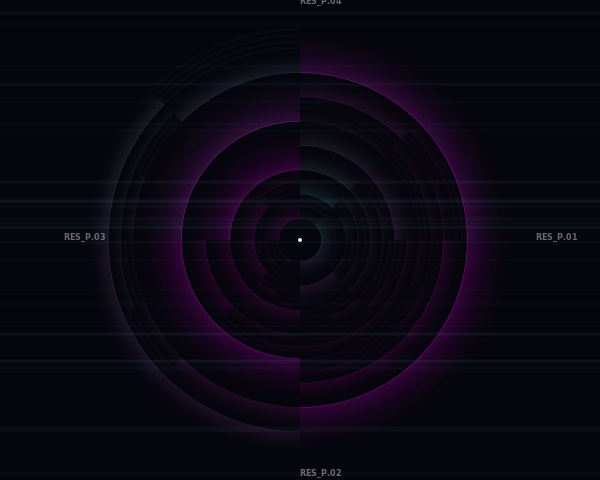

Reproduce this figure in Python.
import cairo
import math
import random

# Setup
width, height = 600, 480
surface = cairo.ImageSurface(cairo.FORMAT_ARGB32, width, height)
ctx = cairo.Context(surface)

# Background - Deep midnight void
ctx.set_source_rgb(0.02, 0.02, 0.05)
ctx.paint()

# Constants
CENTER_X, CENTER_Y = width / 2, height / 2
MAX_RADIUS = min(width, height) * 0.45
MAX_DEPTH = 5

def to_polar(norm_x, norm_y, distortion=0):
    """Maps normalized 0-1 coordinates to polar space with radial distortion."""
    angle = norm_x * 2 * math.pi - math.pi / 2
    # Apply a harmonic radial distortion based on angle
    radius_mod = distortion * math.sin(angle * 8) * 10
    radius = norm_y * MAX_RADIUS + radius_mod
    
    px = CENTER_X + radius * math.cos(angle)
    py = CENTER_Y + radius * math.sin(angle)
    return px, py

def draw_polar_cell(nx, ny, nw, nh, depth):
    """Renders a subdivided cell as a polar segment with spectral lighting."""
    
    # Calculate corners in polar space
    p1 = to_polar(nx, ny)
    p2 = to_polar(nx + nw, ny)
    p3 = to_polar(nx + nw, ny + nh)
    p4 = to_polar(nx, ny + nh)

    # Calculate color based on position and depth
    # Spectral palette: Cyan, Magenta, White
    hue_shift = (nx + ny) * 0.5
    r = 0.1 + 0.9 * math.sin(hue_shift * math.pi)
    g = 0.5 + 0.5 * math.cos(hue_shift * math.pi * 2)
    b = 0.8 + 0.2 * math.sin(depth)
    
    # Transparency layers for "ordered decay" effect
    alpha = max(0.1, 1.0 - (depth / MAX_DEPTH))
    
    # 1. Draw the 'Atmospheric' glow (Soft Layer)
    grad = cairo.RadialGradient(CENTER_X, CENTER_Y, ny * MAX_RADIUS, 
                                CENTER_X, CENTER_Y, (ny + nh) * MAX_RADIUS)
    grad.add_color_stop_rgba(0, r, g, b, alpha * 0.3)
    grad.add_color_stop_rgba(1, 0, 0, 0, 0)
    
    ctx.set_source(grad)
    ctx.move_to(*p1)
    # Using arcs for the radial boundaries for "precision"
    ctx.arc(CENTER_X, CENTER_Y, ny * MAX_RADIUS, 
            nx * 2 * math.pi - math.pi/2, (nx + nw) * 2 * math.pi - math.pi/2)
    ctx.line_to(*p3)
    ctx.arc_negative(CENTER_X, CENTER_Y, (ny + nh) * MAX_RADIUS, 
                     (nx + nw) * 2 * math.pi - math.pi/2, nx * 2 * math.pi - math.pi/2)
    ctx.close_path()
    ctx.fill()

    # 2. Draw the high-precision Swiss linework
    ctx.set_source_rgba(r, g, b, alpha * 0.8)
    ctx.set_line_width(0.5 if depth < 3 else 0.2)
    
    # Jittering effect on the outer edges (Stochastic Dispersion)
    jitter = (depth / MAX_DEPTH) * 2.0
    
    ctx.move_to(p1[0] + random.uniform(-jitter, jitter), p1[1])
    ctx.arc(CENTER_X, CENTER_Y, ny * MAX_RADIUS, 
            nx * 2 * math.pi - math.pi/2, (nx + nw) * 2 * math.pi - math.pi/2)
    ctx.stroke()

def recursive_partition(nx, ny, nw, nh, depth):
    """Quadtree logic to subdivide space based on proximity to center."""
    
    # Probability of subdivision increases toward the edge for "Resonance"
    # Or based on a mathematical attractor
    dist_to_center = math.sqrt((nx-0.5)**2 + (ny-0.5)**2)
    subdivide_chance = 0.4 + (dist_to_center * 0.5)
    
    if depth < MAX_DEPTH and (random.random() < subdivide_chance or depth < 2):
        half_w = nw / 2
        half_h = nh / 2
        recursive_partition(nx, ny, half_w, half_h, depth + 1)
        recursive_partition(nx + half_w, ny, half_w, half_h, depth + 1)
        recursive_partition(nx, ny + half_h, half_w, half_h, depth + 1)
        recursive_partition(nx + half_w, ny + half_h, half_w, half_h, depth + 1)
    else:
        draw_polar_cell(nx, ny, nw, nh, depth)

# Execution
random.seed(42) # Deterministic for aesthetic control

# Layer 1: The underlying structural skeleton (Fixed grid)
ctx.set_line_width(0.1)
ctx.set_source_rgba(1, 1, 1, 0.05)
for i in range(12):
    r_ring = (i / 12) * MAX_RADIUS
    ctx.arc(CENTER_X, CENTER_Y, r_ring, 0, 2 * math.pi)
    ctx.stroke()

# Layer 2: The recursive resonance system
recursive_partition(0, 0.1, 1.0, 0.9, 0)

# Layer 3: Chromatic "light-bleed" overlay
# Adds horizontal jittered lines to simulate digital scan/decay
for _ in range(40):
    y_pos = random.uniform(0, height)
    ctx.set_source_rgba(0.5, 0.8, 1.0, random.uniform(0.01, 0.05))
    ctx.set_line_width(random.uniform(1, 4))
    ctx.move_to(0, y_pos)
    ctx.line_to(width, y_pos)
    ctx.stroke()

# Final focal element - The Core
ctx.set_source_rgba(1, 1, 1, 0.9)
ctx.arc(CENTER_X, CENTER_Y, 2, 0, 2 * math.pi)
ctx.fill()

# Geometric "Swiss" labels (abstracted)
ctx.select_font_face("sans-serif", cairo.FONT_SLANT_NORMAL, cairo.FONT_WEIGHT_BOLD)
ctx.set_font_size(8)
ctx.set_source_rgba(1, 1, 1, 0.4)
for i in range(4):
    angle = i * (math.pi / 2)
    tx = CENTER_X + (MAX_RADIUS + 20) * math.cos(angle)
    ty = CENTER_Y + (MAX_RADIUS + 20) * math.sin(angle)
    ctx.move_to(tx, ty)
    ctx.show_text(f"RES_P.{i+1:02d}")

# Finalizing
ctx.stroke()
